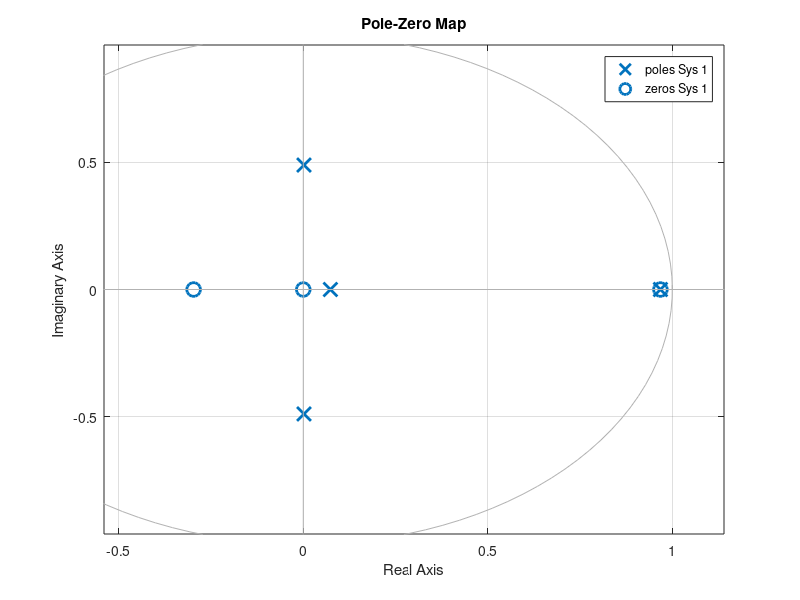

Reproduce this figure in MATLAB. (Note: this script raises an error after producing the figure.)
close all, clear all, clc

%% 
v0 = 25;
Ka = 1599;
tau_a = 0.5;
M = 1670;
B0 = 27.80;
g = 9.8;
Kp = 0.6;
Ki = 0.01;
Kd = 0.08;
T = 2;

%%

Controller = tf(Ka, [tau_a, 1]);
Controller.InputName = 'u';
Controller.OutputName = 'ft';

Mass_Inter = tf(1, [M, 0]);
Mass_Inter.InputName = 'f';
Mass_Inter.OutputName = 'v';

B0 = tf(B0);
B0.InputName = 'v';
B0.OutputName = 'fb';

Force = sumblk('f = fd + ft - fb');

%% Continue_sys

Continue_sys = connect(Force, Controller, Mass_Inter, B0, {'fd', 'u'}, {'v'});

Dis_sys = c2d(Continue_sys, T, 'zoh');

%% Discrete Transfer Function

Cpi = tf([Kp+ Ki * T, -Kp], [1 , -1], T);
Cpi.InputName = 'error';
Cpi.OutputName = 'upi';

Cd = tf([Kd/T, -Kd/T], [1, 0], T);
Cd.InputName = 'v';
Cd.OutputName = 'ud';

Error = sumblk('error = vref - v');
Uplum = sumblk('u = upi - ud');

%% Connect the whole system

Discrete_All = connect(Dis_sys, Cpi, Cd, Error, Uplum, {'vref', 'fd'}, ...
    {'v', 'u'})

%% All Continous

Cpi_c = tf([Kp, Ki], [1, 0]);
Cpi_c.InputName = 'e_c';
Cpi_c.OutputName = 'upi_c';

Cd_c = tf(Kd);
Cd_c.InputName = 'a_c';
Cd_c.OutputName = 'ud_c';

Controller_c = tf(Ka, [tau_a, 1]);
Controller_c.InputName = 'u_c';
Controller_c.OutputName = 'ft_c';

Mass_c = tf(1, M);
Mass_c.InputName = 'f_c';
Mass_c.OutputName = 'a_c';

Intergrator_c = tf(1, [1, 0]);
Intergrator_c.InputName = 'a_c';
Intergrator_c.OutputName = 'v_c';

B0_c = tf(B0);
B0_c.InputName = 'v_c';
B0_c.OutputName = 'fb_c';

error_c = sumblk('e_c = v_ref_c - v_c');
Up_c = sumblk('u_c = upi_c - ud_c');
Force_c = sumblk('f_c = fd_c + ft_c - fb_c');

%% All Continous

sys_c = connect(B0_c, Intergrator_c, Cd_c, Mass_c, Force_c, Controller_c, ...
    Up_c, error_c, Cpi_c, {'v_ref_c', 'fd_c'}, {'v_c', 'u_c'});

%% For part(e)
figure('Name', 'Part E')
pzmap(Discrete_All(1, 1))
grid on, hold on

c_p = pole(sys_c(1,1));
c_z = zero(sys_c(1,1));

C2Z_p = exp(c_p * T);
C2Z_z = exp(c_z * T);

plot(real(C2Z_p), imag(C2Z_p), 'X' , 'Color', [1, 0.5, 0.5])
plot(real(C2Z_z), imag(C2Z_z), 'o', 'Color', [1, 0.5, 0.5])

%% For part(f)
figure('Name', 'Part F')
pzmap(Discrete_All(1, 2))
grid on, hold on

c_p = pole(sys_c(1,2));
c_z = zero(sys_c(1,2));

C2Z_p = exp(c_p * T);
C2Z_z = exp(c_z * T);

plot(real(C2Z_p), imag(C2Z_p), 'X' , 'Color', [1, 0.5, 0.5])
plot(real(C2Z_z), imag(C2Z_z), 'o', 'Color', [1, 0.5, 0.5])
%% C) Plot The Responce To Vref is step input

figure('Name', 'Input: Vref Output: v')
step(sys_c(1, 1))
hold on, grid on
step(Discrete_All(1, 1))
legend('Continous', 'Discrete')


%% D) Plot The Responce To Vref is step input

figure('Name', 'Input: Fd Output: v')

theda = atan(5/100);
Magnitude = -M*g*sin(theda);


step(Magnitude*sys_c(1, 2), 50)
hold on, grid on
step(Magnitude*Discrete_All(1, 2), 50)
legend('Continous', 'Discrete')
